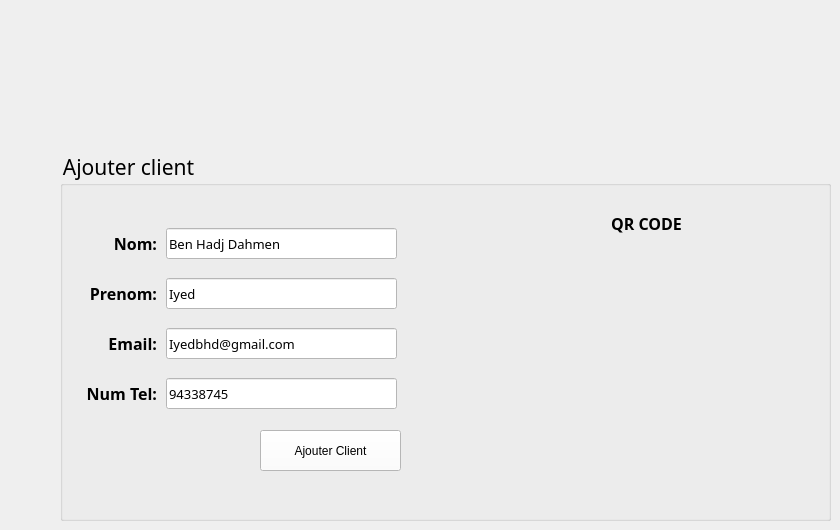
    <widget class="QWidget" name="ajouterclient_2">
     <widget class="QGroupBox" name="groupBox_2">
      <property name="geometry">
       <rect>
        <x>60</x>
        <y>150</y>
        <width>771</width>
        <height>371</height>
       </rect>
      </property>
      <property name="font">
       <font>
        <family>MS Reference Sans Serif</family>
        <pointsize>16</pointsize>
       </font>
      </property>
      <property name="styleSheet">
       <string notr="true">background-color: transparent;</string>
      </property>
      <property name="title">
       <string>Ajouter client</string>
      </property>
      <widget class="QLabel" name="label_55">
       <property name="geometry">
        <rect>
         <x>546</x>
         <y>58</y>
         <width>81</width>
         <height>31</height>
        </rect>
       </property>
       <property name="font">
        <font>
         <family>Aller</family>
         <pointsize>12</pointsize>
         <weight>75</weight>
         <bold>true</bold>
        </font>
       </property>
       <property name="layoutDirection">
        <enum>Qt::LeftToRight</enum>
       </property>
       <property name="text">
        <string>QR CODE</string>
       </property>
       <property name="alignment">
        <set>Qt::AlignCenter</set>
       </property>
      </widget>
      <widget class="QLabel" name="label_56">
       <property name="geometry">
        <rect>
         <x>16</x>
         <y>178</y>
         <width>81</width>
         <height>31</height>
        </rect>
       </property>
       <property name="font">
        <font>
         <family>Aller</family>
         <pointsize>12</pointsize>
         <weight>75</weight>
         <bold>true</bold>
        </font>
       </property>
       <property name="layoutDirection">
        <enum>Qt::LeftToRight</enum>
       </property>
       <property name="text">
        <string>Email:</string>
       </property>
       <property name="alignment">
        <set>Qt::AlignRight|Qt::AlignTrailing|Qt::AlignVCenter</set>
       </property>
      </widget>
      <widget class="QLineEdit" name="lineEdit_4">
       <property name="geometry">
        <rect>
         <x>106</x>
         <y>228</y>
         <width>231</width>
         <height>31</height>
        </rect>
       </property>
       <property name="font">
        <font>
         <family>Aller</family>
         <pointsize>10</pointsize>
        </font>
       </property>
       <property name="styleSheet">
        <string notr="true">background-color:white;</string>
       </property>
       <property name="text">
        <string>94338745</string>
       </property>
      </widget>
      <widget class="QLineEdit" name="lineEdit_3">
       <property name="geometry">
        <rect>
         <x>106</x>
         <y>178</y>
         <width>231</width>
         <height>31</height>
        </rect>
       </property>
       <property name="font">
        <font>
         <family>Aller</family>
         <pointsize>10</pointsize>
        </font>
       </property>
       <property name="styleSheet">
        <string notr="true">background-color:white;</string>
       </property>
       <property name="text">
        <string>Iyedbhd@gmail.com</string>
       </property>
      </widget>
      <widget class="QLabel" name="label_57">
       <property name="geometry">
        <rect>
         <x>16</x>
         <y>78</y>
         <width>81</width>
         <height>31</height>
        </rect>
       </property>
       <property name="font">
        <font>
         <family>Aller</family>
         <pointsize>12</pointsize>
         <weight>75</weight>
         <bold>true</bold>
        </font>
       </property>
       <property name="layoutDirection">
        <enum>Qt::LeftToRight</enum>
       </property>
       <property name="text">
        <string>Nom:</string>
       </property>
       <property name="alignment">
        <set>Qt::AlignRight|Qt::AlignTrailing|Qt::AlignVCenter</set>
       </property>
      </widget>
      <widget class="QLineEdit" name="lineEdit_2">
       <property name="geometry">
        <rect>
         <x>106</x>
         <y>78</y>
         <width>231</width>
         <height>31</height>
        </rect>
       </property>
       <property name="font">
        <font>
         <family>Aller</family>
         <pointsize>10</pointsize>
        </font>
       </property>
       <property name="styleSheet">
        <string notr="true">background-color:white;</string>
       </property>
       <property name="text">
        <string>Ben Hadj Dahmen</string>
       </property>
      </widget>
      <widget class="QLabel" name="label_58">
       <property name="geometry">
        <rect>
         <x>16</x>
         <y>228</y>
         <width>81</width>
         <height>31</height>
        </rect>
       </property>
       <property name="font">
        <font>
         <family>Aller</family>
         <pointsize>12</pointsize>
         <weight>75</weight>
         <bold>true</bold>
        </font>
       </property>
       <property name="layoutDirection">
        <enum>Qt::LeftToRight</enum>
       </property>
       <property name="text">
        <string>Num Tel:</string>
       </property>
       <property name="alignment">
        <set>Qt::AlignRight|Qt::AlignTrailing|Qt::AlignVCenter</set>
       </property>
      </widget>
      <widget class="QLabel" name="label_59">
       <property name="geometry">
        <rect>
         <x>466</x>
         <y>88</y>
         <width>261</width>
         <height>261</height>
        </rect>
       </property>
       <property name="text">
        <string/>
       </property>
       <property name="pixmap">
        <pixmap>../../Dropbox/My PC (DESKTOP-2246E5D)/Downloads/QTResources/qr.png</pixmap>
       </property>
      </widget>
      <widget class="QLabel" name="label_60">
       <property name="geometry">
        <rect>
         <x>16</x>
         <y>128</y>
         <width>81</width>
         <height>31</height>
        </rect>
       </property>
       <property name="font">
        <font>
         <family>Aller</family>
         <pointsize>12</pointsize>
         <weight>75</weight>
         <bold>true</bold>
        </font>
       </property>
       <property name="layoutDirection">
        <enum>Qt::LeftToRight</enum>
       </property>
       <property name="text">
        <string>Prenom:</string>
       </property>
       <property name="alignment">
        <set>Qt::AlignRight|Qt::AlignTrailing|Qt::AlignVCenter</set>
       </property>
      </widget>
      <widget class="QLineEdit" name="lineEdit_5">
       <property name="geometry">
        <rect>
         <x>106</x>
         <y>128</y>
         <width>231</width>
         <height>31</height>
        </rect>
       </property>
       <property name="font">
        <font>
         <family>Aller</family>
         <pointsize>10</pointsize>
        </font>
       </property>
       <property name="styleSheet">
        <string notr="true">background-color:white;</string>
       </property>
       <property name="text">
        <string>Iyed</string>
       </property>
      </widget>
      <widget class="QPushButton" name="pushButton_3">
       <property name="geometry">
        <rect>
         <x>200</x>
         <y>280</y>
         <width>141</width>
         <height>41</height>
        </rect>
       </property>
       <property name="styleSheet">
        <string notr="true">background-color:white;</string>
       </property>
       <property name="text">
        <string>Ajouter Client</string>
       </property>
      </widget>
     </widget>
     <widget class="QPushButton" name="backbtn_3">
      <property name="geometry">
       <rect>
        <x>60</x>
        <y>60</y>
        <width>171</width>
        <height>61</height>
       </rect>
      </property>
      <property name="styleSheet">
       <string notr="true">#backbtn_3 {
background-color: transparent;
border-image: url(:/img/img/back0001.png);
background: none;
border: none;
background-repeat: none;
}
#backbtn_3:pressed
{
   border-image: url(:/img/img/back0002.png);
}</string>
      </property>
      <property name="text">
       <string/>
      </property>
     </widget>
    </widget>
